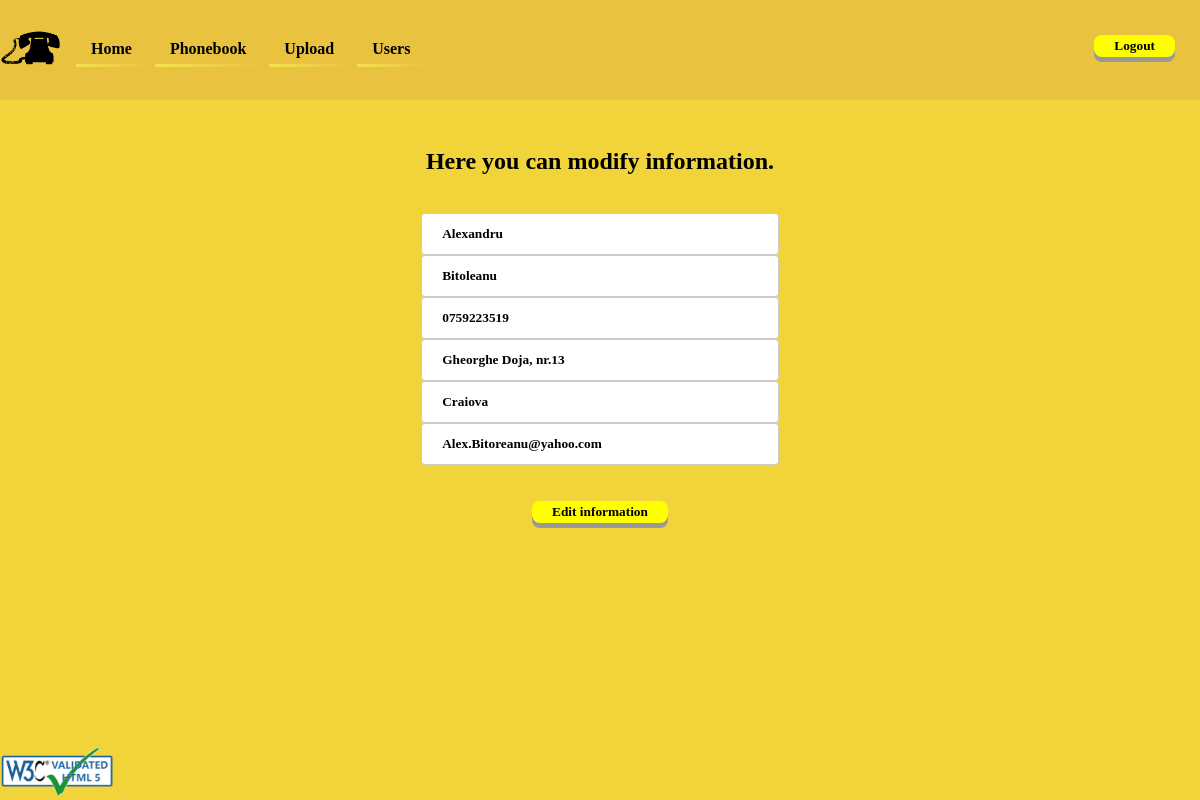
Screenshot of /edit.php?phone=0759223519 (signed in) with the database file from the repository.
### tables this page shows
CREATE TABLE `phonebook` (
  `id` int(11) NOT NULL,
  `fname` tinytext NOT NULL,
  `lname` tinytext NOT NULL,
  `phone` char(11) NOT NULL,
  `addres` text NOT NULL,
  `city` tinytext NOT NULL,
  `email` text NOT NULL
);

### edit.php (the view, shortened to what this page needs)
<?php
	require "header.php";
?>
<main>
	<div class="main">
	<?php
		if($_SESSION['userUid']=='admin'){
			if(isset($_GET['phone'])){
				require "php/dbh.php";
				$phone=$_GET['phone'];
				echo "<h2>Here you can modify information.</h2><br/>";
				$sql="SELECT * FROM phonebook WHERE phone=$phone";
				$res = $conn->query($sql);
				$stmt=mysqli_stmt_init($conn);
					if(!mysqli_stmt_prepare($stmt, $sql)){
						header("Location: edit.php?error=sqlerror");
						exit();
					}else{
						$show = $res->fetch_assoc();
							function input($name,$value,$Show){
								echo "<input type='text' name='$value' placeholder='$name' value='$Show'>";}
				echo "<form class='upload' action='php/editor.php' method='post'>";
				input('First Name','fname',$show['fname']);
				echo "<br/><br/> <button type='submit' name='editinfo'>Edit information</button> </form>";
				}
			}else {if(isset($_GET['edit']) && $_GET['edit']=='success')
						echo "<h2>You succefully edited entry.</h2><br/>";
							else echo "<h2>The edit failed.</h2><br/>";}
		}
		else{echo "<h2>You are not allowed to edit the phonebook.</h2>";}
	?>
	</div>
</main>
<?php
	require "footer.php";
?>

### style.css (style rules this page uses)
* { font-family: "Times New Roman", Times, serif; color: black; font-weight: bold; text-decoration: none; }
body { background: #F0D439; }
main { padding-top:120px; margin:0% 15%; text-align: center; }
button { border-radius: 8px; background-color: #FFFF00; padding: 3px 20px; border: none; cursor: pointer; box-shadow: 0 5px #999; }
main input { padding: 12px; border-radius: 4px; border: 1px solid #ccc; }
.upload input { display: block; text-indent: 8px; margin: auto; width: 40%; }

### rows the page displays
phonebook: fname "Alexandru", lname "Bitoleanu", phone "0759223519", addres "Gheorghe Doja, nr.13", city "Craiova", email "Alex.Bitoreanu@yahoo.com"
